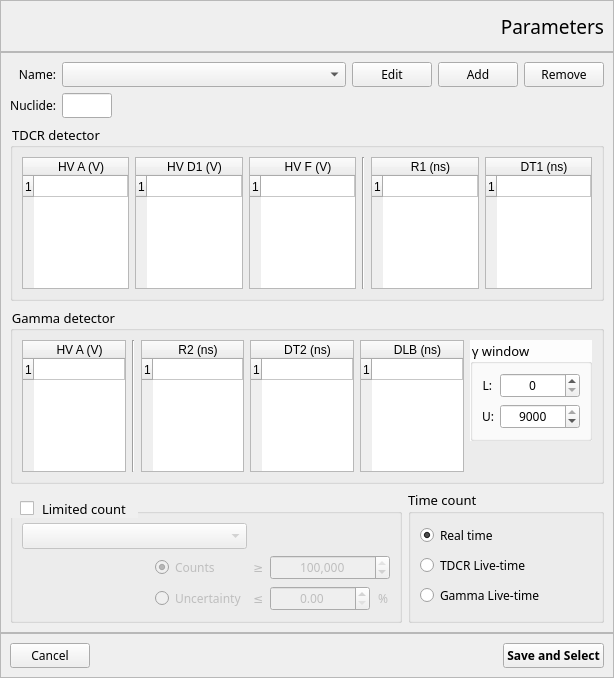
<?xml version="1.0" encoding="UTF-8"?>
<ui version="4.0">
 <class>ParametersDialog</class>
 <widget class="QDialog" name="ParametersDialog">
  <property name="geometry">
   <rect>
    <x>0</x>
    <y>0</y>
    <width>614</width>
    <height>678</height>
   </rect>
  </property>
  <property name="font">
   <font>
    <family>Lucida Sans Unicode</family>
    <pointsize>9</pointsize>
   </font>
  </property>
  <property name="windowTitle">
   <string>0</string>
  </property>
  <property name="styleSheet">
   <string notr="true"/>
  </property>
  <layout class="QVBoxLayout" name="verticalLayout">
   <property name="spacing">
    <number>0</number>
   </property>
   <property name="leftMargin">
    <number>0</number>
   </property>
   <property name="topMargin">
    <number>0</number>
   </property>
   <property name="rightMargin">
    <number>0</number>
   </property>
   <property name="bottomMargin">
    <number>0</number>
   </property>
   <item>
    <widget class="QFrame" name="topFrame">
     <property name="frameShape">
      <enum>QFrame::StyledPanel</enum>
     </property>
     <property name="frameShadow">
      <enum>QFrame::Raised</enum>
     </property>
     <layout class="QHBoxLayout" name="horizontalLayout_2">
      <item>
       <widget class="QLabel" name="label_9">
        <property name="minimumSize">
         <size>
          <width>32</width>
          <height>32</height>
         </size>
        </property>
        <property name="maximumSize">
         <size>
          <width>32</width>
          <height>32</height>
         </size>
        </property>
        <property name="text">
         <string/>
        </property>
        <property name="pixmap">
         <pixmap resource="../qtd.qrc">:/Image/logoTransparent.png</pixmap>
        </property>
        <property name="scaledContents">
         <bool>true</bool>
        </property>
       </widget>
      </item>
      <item>
       <spacer name="horizontalSpacer_3">
        <property name="orientation">
         <enum>Qt::Horizontal</enum>
        </property>
        <property name="sizeHint" stdset="0">
         <size>
          <width>408</width>
          <height>20</height>
         </size>
        </property>
       </spacer>
      </item>
      <item>
       <widget class="QLabel" name="titleDialogLabel">
        <property name="font">
         <font>
          <pointsize>14</pointsize>
         </font>
        </property>
        <property name="text">
         <string>Parameters</string>
        </property>
        <property name="alignment">
         <set>Qt::AlignRight|Qt::AlignTrailing|Qt::AlignVCenter</set>
        </property>
       </widget>
      </item>
     </layout>
    </widget>
   </item>
   <item>
    <widget class="QFrame" name="contentsFrame">
     <property name="sizePolicy">
      <sizepolicy hsizetype="Expanding" vsizetype="Expanding">
       <horstretch>0</horstretch>
       <verstretch>0</verstretch>
      </sizepolicy>
     </property>
     <property name="frameShape">
      <enum>QFrame::StyledPanel</enum>
     </property>
     <property name="frameShadow">
      <enum>QFrame::Raised</enum>
     </property>
     <layout class="QGridLayout" name="gridLayout_8">
      <item row="1" column="0" colspan="3">
       <widget class="QGroupBox" name="groupBox">
        <property name="font">
         <font>
          <family>Lucida Sans Unicode</family>
          <pointsize>10</pointsize>
         </font>
        </property>
        <property name="styleSheet">
         <string notr="true">QGroupBox {
	background-color: rgba(241, 241, 241,0);
}</string>
        </property>
        <property name="title">
         <string>TDCR detector</string>
        </property>
        <layout class="QHBoxLayout" name="horizontalLayout">
         <item>
          <widget class="QTableWidget" name="hvABeta_tableWidget">
           <property name="sizePolicy">
            <sizepolicy hsizetype="Expanding" vsizetype="Expanding">
             <horstretch>0</horstretch>
             <verstretch>0</verstretch>
            </sizepolicy>
           </property>
           <property name="font">
            <font>
             <family>Lucida Sans Unicode</family>
             <pointsize>9</pointsize>
            </font>
           </property>
           <attribute name="horizontalHeaderDefaultSectionSize">
            <number>25</number>
           </attribute>
           <attribute name="horizontalHeaderHighlightSections">
            <bool>false</bool>
           </attribute>
           <attribute name="horizontalHeaderStretchLastSection">
            <bool>true</bool>
           </attribute>
           <attribute name="verticalHeaderDefaultSectionSize">
            <number>21</number>
           </attribute>
           <attribute name="verticalHeaderHighlightSections">
            <bool>false</bool>
           </attribute>
           <row>
            <property name="text">
             <string>1</string>
            </property>
           </row>
           <column>
            <property name="text">
             <string>HV A (V)</string>
            </property>
           </column>
          </widget>
         </item>
         <item>
          <widget class="QTableWidget" name="hvD1Beta_tableWidget">
           <property name="sizePolicy">
            <sizepolicy hsizetype="Expanding" vsizetype="Expanding">
             <horstretch>0</horstretch>
             <verstretch>0</verstretch>
            </sizepolicy>
           </property>
           <property name="font">
            <font>
             <family>Lucida Sans Unicode</family>
             <pointsize>9</pointsize>
            </font>
           </property>
           <attribute name="horizontalHeaderDefaultSectionSize">
            <number>25</number>
           </attribute>
           <attribute name="horizontalHeaderHighlightSections">
            <bool>false</bool>
           </attribute>
           <attribute name="horizontalHeaderStretchLastSection">
            <bool>true</bool>
           </attribute>
           <attribute name="verticalHeaderDefaultSectionSize">
            <number>21</number>
           </attribute>
           <attribute name="verticalHeaderHighlightSections">
            <bool>false</bool>
           </attribute>
           <row>
            <property name="text">
             <string>1</string>
            </property>
           </row>
           <column>
            <property name="text">
             <string>HV D1 (V)</string>
            </property>
           </column>
          </widget>
         </item>
         <item>
          <widget class="QTableWidget" name="hvFBeta_tableWidget">
           <property name="sizePolicy">
            <sizepolicy hsizetype="Expanding" vsizetype="Expanding">
             <horstretch>0</horstretch>
             <verstretch>0</verstretch>
            </sizepolicy>
           </property>
           <property name="font">
            <font>
             <family>Lucida Sans Unicode</family>
             <pointsize>9</pointsize>
            </font>
           </property>
           <attribute name="horizontalHeaderDefaultSectionSize">
            <number>25</number>
           </attribute>
           <attribute name="horizontalHeaderHighlightSections">
            <bool>false</bool>
           </attribute>
           <attribute name="horizontalHeaderStretchLastSection">
            <bool>true</bool>
           </attribute>
           <attribute name="verticalHeaderDefaultSectionSize">
            <number>21</number>
           </attribute>
           <attribute name="verticalHeaderHighlightSections">
            <bool>false</bool>
           </attribute>
           <row>
            <property name="text">
             <string>1</string>
            </property>
           </row>
           <column>
            <property name="text">
             <string>HV F (V)</string>
            </property>
           </column>
          </widget>
         </item>
         <item>
          <widget class="Line" name="line_2">
           <property name="orientation">
            <enum>Qt::Vertical</enum>
           </property>
          </widget>
         </item>
         <item>
          <widget class="QTableWidget" name="r1_tableWidget">
           <property name="sizePolicy">
            <sizepolicy hsizetype="Expanding" vsizetype="Expanding">
             <horstretch>0</horstretch>
             <verstretch>0</verstretch>
            </sizepolicy>
           </property>
           <property name="font">
            <font>
             <family>Lucida Sans Unicode</family>
             <pointsize>9</pointsize>
            </font>
           </property>
           <attribute name="horizontalHeaderDefaultSectionSize">
            <number>25</number>
           </attribute>
           <attribute name="horizontalHeaderHighlightSections">
            <bool>false</bool>
           </attribute>
           <attribute name="horizontalHeaderStretchLastSection">
            <bool>true</bool>
           </attribute>
           <attribute name="verticalHeaderDefaultSectionSize">
            <number>21</number>
           </attribute>
           <attribute name="verticalHeaderHighlightSections">
            <bool>false</bool>
           </attribute>
           <row>
            <property name="text">
             <string>1</string>
            </property>
           </row>
           <column>
            <property name="text">
             <string>R1 (ns)</string>
            </property>
           </column>
          </widget>
         </item>
         <item>
          <widget class="QTableWidget" name="dt1_tableWidget">
           <property name="sizePolicy">
            <sizepolicy hsizetype="Expanding" vsizetype="Expanding">
             <horstretch>0</horstretch>
             <verstretch>0</verstretch>
            </sizepolicy>
           </property>
           <property name="font">
            <font>
             <family>Lucida Sans Unicode</family>
             <pointsize>9</pointsize>
            </font>
           </property>
           <attribute name="horizontalHeaderDefaultSectionSize">
            <number>25</number>
           </attribute>
           <attribute name="horizontalHeaderHighlightSections">
            <bool>false</bool>
           </attribute>
           <attribute name="horizontalHeaderStretchLastSection">
            <bool>true</bool>
           </attribute>
           <attribute name="verticalHeaderDefaultSectionSize">
            <number>21</number>
           </attribute>
           <attribute name="verticalHeaderHighlightSections">
            <bool>false</bool>
           </attribute>
           <row>
            <property name="text">
             <string>1</string>
            </property>
           </row>
           <column>
            <property name="text">
             <string>DT1 (ns)</string>
            </property>
           </column>
          </widget>
         </item>
        </layout>
       </widget>
      </item>
      <item row="0" column="0" colspan="3">
       <layout class="QGridLayout" name="gridLayout_3">
        <item row="0" column="0">
         <widget class="QLabel" name="label">
          <property name="text">
           <string>Name:</string>
          </property>
          <property name="alignment">
           <set>Qt::AlignRight|Qt::AlignTrailing|Qt::AlignVCenter</set>
          </property>
         </widget>
        </item>
        <item row="0" column="1">
         <widget class="QComboBox" name="name_comboBox">
          <property name="sizePolicy">
           <sizepolicy hsizetype="Expanding" vsizetype="Preferred">
            <horstretch>0</horstretch>
            <verstretch>0</verstretch>
           </sizepolicy>
          </property>
         </widget>
        </item>
        <item row="0" column="3">
         <widget class="QPushButton" name="add_pushButton">
          <property name="sizePolicy">
           <sizepolicy hsizetype="Fixed" vsizetype="Fixed">
            <horstretch>0</horstretch>
            <verstretch>0</verstretch>
           </sizepolicy>
          </property>
          <property name="text">
           <string>Add</string>
          </property>
          <property name="autoDefault">
           <bool>false</bool>
          </property>
         </widget>
        </item>
        <item row="0" column="4">
         <widget class="QPushButton" name="remove_pushButton">
          <property name="sizePolicy">
           <sizepolicy hsizetype="Fixed" vsizetype="Fixed">
            <horstretch>0</horstretch>
            <verstretch>0</verstretch>
           </sizepolicy>
          </property>
          <property name="text">
           <string>Remove</string>
          </property>
          <property name="autoDefault">
           <bool>false</bool>
          </property>
         </widget>
        </item>
        <item row="0" column="2">
         <widget class="QPushButton" name="edit_pushButton">
          <property name="sizePolicy">
           <sizepolicy hsizetype="Fixed" vsizetype="Fixed">
            <horstretch>0</horstretch>
            <verstretch>0</verstretch>
           </sizepolicy>
          </property>
          <property name="text">
           <string>Edit</string>
          </property>
          <property name="checkable">
           <bool>true</bool>
          </property>
          <property name="checked">
           <bool>false</bool>
          </property>
          <property name="autoDefault">
           <bool>false</bool>
          </property>
         </widget>
        </item>
        <item row="1" column="0">
         <widget class="QLabel" name="label_2">
          <property name="text">
           <string>Nuclide:</string>
          </property>
          <property name="alignment">
           <set>Qt::AlignRight|Qt::AlignTrailing|Qt::AlignVCenter</set>
          </property>
         </widget>
        </item>
        <item row="1" column="1">
         <widget class="QLineEdit" name="nuclide_lineEdit">
          <property name="minimumSize">
           <size>
            <width>50</width>
            <height>0</height>
           </size>
          </property>
          <property name="maximumSize">
           <size>
            <width>50</width>
            <height>16777215</height>
           </size>
          </property>
          <property name="placeholderText">
           <string/>
          </property>
         </widget>
        </item>
       </layout>
      </item>
      <item row="2" column="0" colspan="3">
       <widget class="QGroupBox" name="groupBox_2">
        <property name="font">
         <font>
          <family>Lucida Sans Unicode</family>
          <pointsize>10</pointsize>
         </font>
        </property>
        <property name="styleSheet">
         <string notr="true">QGroupBox {
	background-color: rgba(241, 241, 241,0);
}</string>
        </property>
        <property name="title">
         <string>Gamma detector</string>
        </property>
        <layout class="QGridLayout" name="gridLayout_4">
         <item row="1" column="5">
          <spacer name="verticalSpacer">
           <property name="orientation">
            <enum>Qt::Vertical</enum>
           </property>
           <property name="sizeHint" stdset="0">
            <size>
             <width>20</width>
             <height>50</height>
            </size>
           </property>
          </spacer>
         </item>
         <item row="0" column="3" rowspan="2">
          <widget class="QTableWidget" name="dt2_tableWidget">
           <property name="sizePolicy">
            <sizepolicy hsizetype="Expanding" vsizetype="Expanding">
             <horstretch>0</horstretch>
             <verstretch>0</verstretch>
            </sizepolicy>
           </property>
           <property name="font">
            <font>
             <family>Lucida Sans Unicode</family>
             <pointsize>9</pointsize>
            </font>
           </property>
           <attribute name="horizontalHeaderDefaultSectionSize">
            <number>25</number>
           </attribute>
           <attribute name="horizontalHeaderHighlightSections">
            <bool>false</bool>
           </attribute>
           <attribute name="horizontalHeaderStretchLastSection">
            <bool>true</bool>
           </attribute>
           <attribute name="verticalHeaderDefaultSectionSize">
            <number>21</number>
           </attribute>
           <attribute name="verticalHeaderHighlightSections">
            <bool>false</bool>
           </attribute>
           <row>
            <property name="text">
             <string>1</string>
            </property>
           </row>
           <column>
            <property name="text">
             <string>DT2 (ns)</string>
            </property>
           </column>
          </widget>
         </item>
         <item row="0" column="0" rowspan="2">
          <widget class="QTableWidget" name="hvAGamma_tableWidget">
           <property name="sizePolicy">
            <sizepolicy hsizetype="Expanding" vsizetype="Expanding">
             <horstretch>0</horstretch>
             <verstretch>0</verstretch>
            </sizepolicy>
           </property>
           <property name="font">
            <font>
             <family>Lucida Sans Unicode</family>
             <pointsize>9</pointsize>
            </font>
           </property>
           <attribute name="horizontalHeaderDefaultSectionSize">
            <number>25</number>
           </attribute>
           <attribute name="horizontalHeaderHighlightSections">
            <bool>false</bool>
           </attribute>
           <attribute name="horizontalHeaderStretchLastSection">
            <bool>true</bool>
           </attribute>
           <attribute name="verticalHeaderDefaultSectionSize">
            <number>21</number>
           </attribute>
           <attribute name="verticalHeaderHighlightSections">
            <bool>false</bool>
           </attribute>
           <row>
            <property name="text">
             <string>1</string>
            </property>
           </row>
           <column>
            <property name="text">
             <string>HV A (V)</string>
            </property>
           </column>
          </widget>
         </item>
         <item row="0" column="4" rowspan="2">
          <widget class="QTableWidget" name="dlBeta_tableWidget">
           <property name="sizePolicy">
            <sizepolicy hsizetype="Expanding" vsizetype="Expanding">
             <horstretch>0</horstretch>
             <verstretch>0</verstretch>
            </sizepolicy>
           </property>
           <property name="font">
            <font>
             <family>Lucida Sans Unicode</family>
             <pointsize>9</pointsize>
            </font>
           </property>
           <attribute name="horizontalHeaderDefaultSectionSize">
            <number>25</number>
           </attribute>
           <attribute name="horizontalHeaderHighlightSections">
            <bool>false</bool>
           </attribute>
           <attribute name="horizontalHeaderStretchLastSection">
            <bool>true</bool>
           </attribute>
           <attribute name="verticalHeaderDefaultSectionSize">
            <number>21</number>
           </attribute>
           <attribute name="verticalHeaderHighlightSections">
            <bool>false</bool>
           </attribute>
           <row>
            <property name="text">
             <string>1</string>
            </property>
           </row>
           <column>
            <property name="text">
             <string>DLB (ns)</string>
            </property>
           </column>
          </widget>
         </item>
         <item row="0" column="2" rowspan="2">
          <widget class="QTableWidget" name="r2_tableWidget">
           <property name="sizePolicy">
            <sizepolicy hsizetype="Expanding" vsizetype="Expanding">
             <horstretch>0</horstretch>
             <verstretch>0</verstretch>
            </sizepolicy>
           </property>
           <property name="font">
            <font>
             <family>Lucida Sans Unicode</family>
             <pointsize>9</pointsize>
            </font>
           </property>
           <attribute name="horizontalHeaderDefaultSectionSize">
            <number>25</number>
           </attribute>
           <attribute name="horizontalHeaderHighlightSections">
            <bool>false</bool>
           </attribute>
           <attribute name="horizontalHeaderStretchLastSection">
            <bool>true</bool>
           </attribute>
           <attribute name="verticalHeaderDefaultSectionSize">
            <number>21</number>
           </attribute>
           <attribute name="verticalHeaderHighlightSections">
            <bool>false</bool>
           </attribute>
           <row>
            <property name="text">
             <string>1</string>
            </property>
           </row>
           <column>
            <property name="text">
             <string>R2 (ns)</string>
            </property>
           </column>
          </widget>
         </item>
         <item row="0" column="1" rowspan="2">
          <widget class="Line" name="line">
           <property name="orientation">
            <enum>Qt::Vertical</enum>
           </property>
          </widget>
         </item>
         <item row="0" column="5">
          <widget class="QGroupBox" name="groupBox_3">
           <property name="font">
            <font>
             <family>Lucida Sans Unicode</family>
             <pointsize>10</pointsize>
             <weight>50</weight>
             <bold>false</bold>
            </font>
           </property>
           <property name="styleSheet">
            <string notr="true">QGroupBox {
	background-color: rgba(255, 255, 255,0.9);
}</string>
           </property>
           <property name="title">
            <string>γ window</string>
           </property>
           <property name="checkable">
            <bool>false</bool>
           </property>
           <property name="checked">
            <bool>false</bool>
           </property>
           <layout class="QFormLayout" name="formLayout">
            <item row="0" column="0">
             <widget class="QLabel" name="label_5">
              <property name="font">
               <font>
                <family>Lucida Sans Unicode</family>
                <pointsize>9</pointsize>
               </font>
              </property>
              <property name="text">
               <string>L:</string>
              </property>
              <property name="alignment">
               <set>Qt::AlignRight|Qt::AlignTrailing|Qt::AlignVCenter</set>
              </property>
             </widget>
            </item>
            <item row="0" column="1">
             <widget class="QSpinBox" name="lowerGWindow_spinBox">
              <property name="minimumSize">
               <size>
                <width>80</width>
                <height>0</height>
               </size>
              </property>
              <property name="font">
               <font>
                <family>Lucida Sans Unicode</family>
                <pointsize>9</pointsize>
               </font>
              </property>
              <property name="alignment">
               <set>Qt::AlignCenter</set>
              </property>
              <property name="maximum">
               <number>9000</number>
              </property>
             </widget>
            </item>
            <item row="1" column="0">
             <widget class="QLabel" name="label_6">
              <property name="font">
               <font>
                <family>Lucida Sans Unicode</family>
                <pointsize>9</pointsize>
               </font>
              </property>
              <property name="text">
               <string>U:</string>
              </property>
              <property name="alignment">
               <set>Qt::AlignRight|Qt::AlignTrailing|Qt::AlignVCenter</set>
              </property>
             </widget>
            </item>
            <item row="1" column="1">
             <widget class="QSpinBox" name="upperGWindow_spinBox">
              <property name="minimumSize">
               <size>
                <width>80</width>
                <height>0</height>
               </size>
              </property>
              <property name="font">
               <font>
                <family>Lucida Sans Unicode</family>
                <pointsize>9</pointsize>
               </font>
              </property>
              <property name="alignment">
               <set>Qt::AlignCenter</set>
              </property>
              <property name="maximum">
               <number>9000</number>
              </property>
              <property name="value">
               <number>9000</number>
              </property>
             </widget>
            </item>
           </layout>
          </widget>
         </item>
        </layout>
       </widget>
      </item>
      <item row="3" column="2">
       <widget class="QGroupBox" name="timeCount_groupBox">
        <property name="sizePolicy">
         <sizepolicy hsizetype="Preferred" vsizetype="Preferred">
          <horstretch>0</horstretch>
          <verstretch>0</verstretch>
         </sizepolicy>
        </property>
        <property name="font">
         <font>
          <family>Lucida Sans Unicode</family>
          <pointsize>10</pointsize>
         </font>
        </property>
        <property name="title">
         <string>Time count</string>
        </property>
        <property name="checkable">
         <bool>false</bool>
        </property>
        <property name="checked">
         <bool>false</bool>
        </property>
        <layout class="QGridLayout" name="gridLayout_7">
         <item row="0" column="0">
          <widget class="QRadioButton" name="realTimeEnable_radioButton">
           <property name="font">
            <font>
             <pointsize>9</pointsize>
            </font>
           </property>
           <property name="text">
            <string>Real time</string>
           </property>
           <property name="checked">
            <bool>true</bool>
           </property>
          </widget>
         </item>
         <item row="1" column="0">
          <widget class="QRadioButton" name="tdcrLiveTimeEnable_radioButton">
           <property name="font">
            <font>
             <pointsize>9</pointsize>
            </font>
           </property>
           <property name="text">
            <string>TDCR Live-time</string>
           </property>
          </widget>
         </item>
         <item row="2" column="0">
          <widget class="QRadioButton" name="gammaLiveTimeEnable_radioButton">
           <property name="font">
            <font>
             <pointsize>9</pointsize>
            </font>
           </property>
           <property name="text">
            <string>Gamma Live-time</string>
           </property>
          </widget>
         </item>
        </layout>
       </widget>
      </item>
      <item row="3" column="0" colspan="2">
       <widget class="QGroupBox" name="limitedCount_groupBox">
        <property name="font">
         <font>
          <family>Lucida Sans Unicode</family>
          <pointsize>10</pointsize>
         </font>
        </property>
        <property name="styleSheet">
         <string notr="true">QGroupBox::title {
	font-size: 200%;
    subcontrol-origin: margin;
    subcontrol-position: top left;
    padding-left: 10px;
    padding-right: 10px;
    padding-top: 10px;
}</string>
        </property>
        <property name="title">
         <string>Limited count</string>
        </property>
        <property name="checkable">
         <bool>true</bool>
        </property>
        <property name="checked">
         <bool>false</bool>
        </property>
        <layout class="QGridLayout" name="gridLayout_6">
         <item row="1" column="1">
          <widget class="QRadioButton" name="countsEnable_radioButton">
           <property name="sizePolicy">
            <sizepolicy hsizetype="Fixed" vsizetype="Fixed">
             <horstretch>0</horstretch>
             <verstretch>0</verstretch>
            </sizepolicy>
           </property>
           <property name="font">
            <font>
             <family>Lucida Sans Unicode</family>
             <pointsize>9</pointsize>
            </font>
           </property>
           <property name="text">
            <string>Counts</string>
           </property>
           <property name="checked">
            <bool>true</bool>
           </property>
          </widget>
         </item>
         <item row="1" column="3" colspan="2">
          <widget class="QSpinBox" name="countsLimit_spinBox">
           <property name="sizePolicy">
            <sizepolicy hsizetype="Expanding" vsizetype="Fixed">
             <horstretch>0</horstretch>
             <verstretch>0</verstretch>
            </sizepolicy>
           </property>
           <property name="minimumSize">
            <size>
             <width>120</width>
             <height>0</height>
            </size>
           </property>
           <property name="font">
            <font>
             <family>Lucida Sans Unicode</family>
             <pointsize>9</pointsize>
            </font>
           </property>
           <property name="alignment">
            <set>Qt::AlignCenter</set>
           </property>
           <property name="showGroupSeparator" stdset="0">
            <bool>true</bool>
           </property>
           <property name="maximum">
            <number>100000000</number>
           </property>
           <property name="singleStep">
            <number>1000000</number>
           </property>
           <property name="value">
            <number>1000000</number>
           </property>
           <property name="displayIntegerBase">
            <number>10</number>
           </property>
          </widget>
         </item>
         <item row="2" column="1">
          <widget class="QRadioButton" name="uncertaintyEnable_radioButton">
           <property name="sizePolicy">
            <sizepolicy hsizetype="Fixed" vsizetype="Fixed">
             <horstretch>0</horstretch>
             <verstretch>0</verstretch>
            </sizepolicy>
           </property>
           <property name="font">
            <font>
             <family>Lucida Sans Unicode</family>
             <pointsize>9</pointsize>
            </font>
           </property>
           <property name="text">
            <string>Uncertainty</string>
           </property>
          </widget>
         </item>
         <item row="2" column="3">
          <widget class="QDoubleSpinBox" name="uncertaintyLimit_doubleSpinBox">
           <property name="enabled">
            <bool>false</bool>
           </property>
           <property name="sizePolicy">
            <sizepolicy hsizetype="Fixed" vsizetype="Fixed">
             <horstretch>0</horstretch>
             <verstretch>0</verstretch>
            </sizepolicy>
           </property>
           <property name="minimumSize">
            <size>
             <width>100</width>
             <height>0</height>
            </size>
           </property>
           <property name="font">
            <font>
             <family>Lucida Sans Unicode</family>
             <pointsize>9</pointsize>
            </font>
           </property>
           <property name="alignment">
            <set>Qt::AlignCenter</set>
           </property>
          </widget>
         </item>
         <item row="2" column="4">
          <widget class="QLabel" name="uncertaintyLimit_label">
           <property name="enabled">
            <bool>false</bool>
           </property>
           <property name="sizePolicy">
            <sizepolicy hsizetype="Fixed" vsizetype="Preferred">
             <horstretch>0</horstretch>
             <verstretch>0</verstretch>
            </sizepolicy>
           </property>
           <property name="font">
            <font>
             <family>Lucida Sans Unicode</family>
             <pointsize>9</pointsize>
            </font>
           </property>
           <property name="text">
            <string>%</string>
           </property>
           <property name="alignment">
            <set>Qt::AlignLeading|Qt::AlignLeft|Qt::AlignVCenter</set>
           </property>
          </widget>
         </item>
         <item row="1" column="2">
          <widget class="QLabel" name="label_3">
           <property name="sizePolicy">
            <sizepolicy hsizetype="Fixed" vsizetype="Preferred">
             <horstretch>0</horstretch>
             <verstretch>0</verstretch>
            </sizepolicy>
           </property>
           <property name="font">
            <font>
             <family>Lucida Sans Unicode</family>
             <pointsize>9</pointsize>
            </font>
           </property>
           <property name="text">
            <string>≥</string>
           </property>
          </widget>
         </item>
         <item row="2" column="2">
          <widget class="QLabel" name="label_4">
           <property name="font">
            <font>
             <family>Lucida Sans Unicode</family>
             <pointsize>9</pointsize>
            </font>
           </property>
           <property name="text">
            <string>≤</string>
           </property>
          </widget>
         </item>
         <item row="1" column="0">
          <spacer name="horizontalSpacer_2">
           <property name="orientation">
            <enum>Qt::Horizontal</enum>
           </property>
           <property name="sizeHint" stdset="0">
            <size>
             <width>40</width>
             <height>20</height>
            </size>
           </property>
          </spacer>
         </item>
         <item row="0" column="0" colspan="2">
          <widget class="QComboBox" name="channelLimited_comboBox">
           <property name="sizePolicy">
            <sizepolicy hsizetype="Expanding" vsizetype="Fixed">
             <horstretch>0</horstretch>
             <verstretch>0</verstretch>
            </sizepolicy>
           </property>
           <property name="font">
            <font>
             <family>Lucida Sans Unicode</family>
             <pointsize>10</pointsize>
            </font>
           </property>
          </widget>
         </item>
        </layout>
       </widget>
      </item>
     </layout>
    </widget>
   </item>
   <item>
    <widget class="QFrame" name="bottomFrame">
     <property name="frameShape">
      <enum>QFrame::StyledPanel</enum>
     </property>
     <property name="frameShadow">
      <enum>QFrame::Raised</enum>
     </property>
     <layout class="QGridLayout" name="gridLayout">
      <item row="0" column="1">
       <spacer name="horizontalSpacer">
        <property name="orientation">
         <enum>Qt::Horizontal</enum>
        </property>
        <property name="sizeHint" stdset="0">
         <size>
          <width>432</width>
          <height>20</height>
         </size>
        </property>
       </spacer>
      </item>
      <item row="0" column="2">
       <widget class="QPushButton" name="savePushButton">
        <property name="sizePolicy">
         <sizepolicy hsizetype="Fixed" vsizetype="Fixed">
          <horstretch>0</horstretch>
          <verstretch>0</verstretch>
         </sizepolicy>
        </property>
        <property name="font">
         <font>
          <weight>75</weight>
          <bold>true</bold>
         </font>
        </property>
        <property name="text">
         <string>Save and Select</string>
        </property>
        <property name="autoDefault">
         <bool>false</bool>
        </property>
       </widget>
      </item>
      <item row="0" column="0">
       <widget class="QPushButton" name="cancelPushButton">
        <property name="text">
         <string>Cancel</string>
        </property>
        <property name="autoDefault">
         <bool>false</bool>
        </property>
       </widget>
      </item>
     </layout>
    </widget>
   </item>
  </layout>
 </widget>
 <tabstops>
  <tabstop>name_comboBox</tabstop>
  <tabstop>add_pushButton</tabstop>
  <tabstop>remove_pushButton</tabstop>
  <tabstop>hvABeta_tableWidget</tabstop>
  <tabstop>hvD1Beta_tableWidget</tabstop>
  <tabstop>hvFBeta_tableWidget</tabstop>
  <tabstop>r1_tableWidget</tabstop>
  <tabstop>dt1_tableWidget</tabstop>
  <tabstop>hvAGamma_tableWidget</tabstop>
  <tabstop>r2_tableWidget</tabstop>
  <tabstop>dt2_tableWidget</tabstop>
  <tabstop>dlBeta_tableWidget</tabstop>
  <tabstop>lowerGWindow_spinBox</tabstop>
  <tabstop>upperGWindow_spinBox</tabstop>
  <tabstop>limitedCount_groupBox</tabstop>
  <tabstop>countsEnable_radioButton</tabstop>
  <tabstop>countsLimit_spinBox</tabstop>
  <tabstop>uncertaintyEnable_radioButton</tabstop>
  <tabstop>uncertaintyLimit_doubleSpinBox</tabstop>
  <tabstop>realTimeEnable_radioButton</tabstop>
  <tabstop>tdcrLiveTimeEnable_radioButton</tabstop>
  <tabstop>gammaLiveTimeEnable_radioButton</tabstop>
  <tabstop>savePushButton</tabstop>
  <tabstop>cancelPushButton</tabstop>
 </tabstops>
 <resources>
  <include location="../qtd.qrc"/>
 </resources>
 <connections/>
</ui>
